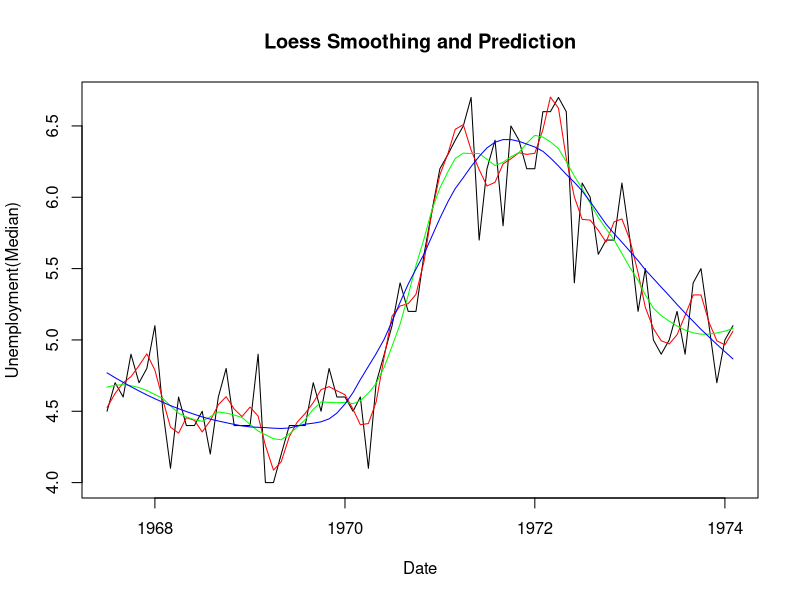
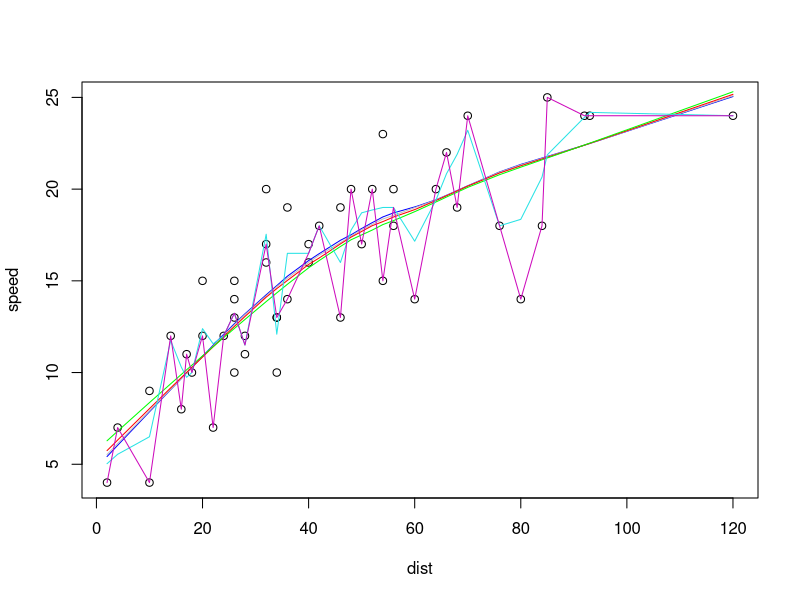
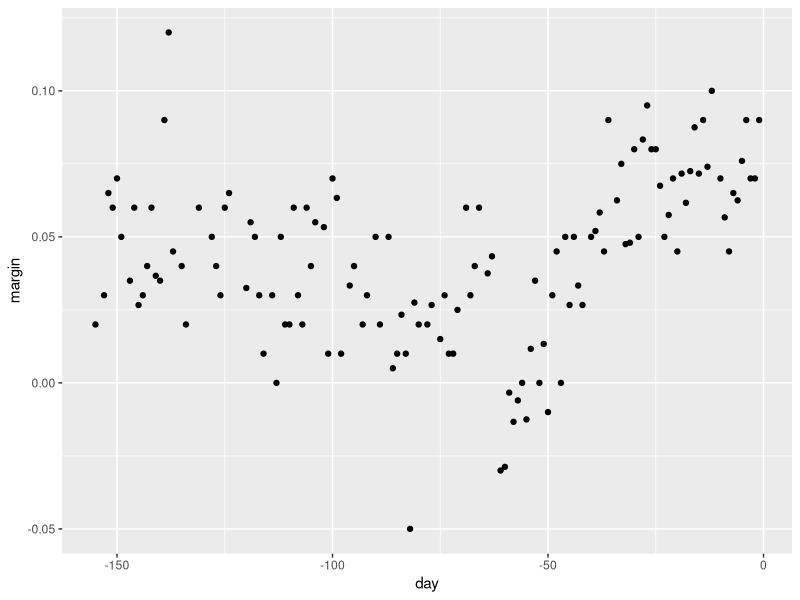

Source code (R) for these figures, in order: (Note: this script raises an error after producing the figures.)
rm(list=ls())

data(economics,package = 'ggplot2')
economics$index=1:nrow(economics)
economics=economics[1:80,]
loessMod10=loess(uempmed~index,data=economics,span=0.1)
loessMod25=loess(uempmed~index,data=economics,span=0.25)
loessMod50=loess(uempmed~index,data=economics,span=0.5)

smoothed10=predict(loessMod10)
smoothed25=predict(loessMod25)
smoothed50=predict(loessMod50)

plot(economics$uempmed,x=economics$date,type='l',
     main='Loess Smoothing and Prediction',
     xlab='Date',ylab='Unemployment(Median)')

lines(smoothed10,x=economics$date,col='red')
lines(smoothed25,x=economics$date,col='green')
lines(smoothed50,x=economics$date,col='blue')


data(cars,package = 'datasets')
str(cars)
plot(speed~dist,data=cars)

help(lowess)
lowess(cars$speed~cars$dist)
lines(lowess(cars$speed~cars$dist,f=2/3),col='blue')
lines(lowess(cars$speed~cars$dist,f=0.75),col='gray')
lines(lowess(cars$speed~cars$dist,f=0.8),col='red')
lines(lowess(cars$speed~cars$dist,f=0.9),col='green')
lines(lowess(cars$speed~cars$dist,f=0.1),col=5)
lines(lowess(cars$speed~cars$dist,f=0.01),col=6)

#https://rafalab.github.io/dsbook/smoothing.html
library(tidyverse)
library(dslabs)
data("polls_2008")
qplot(day,margin,data=polls_2008)

span=7
fit=with(polls_2008,
         ksmooth(day,margin,kernel = 'box',bandwidth = span))
polls_2008%>%mutate(smooth=fit$fitted)%>%ggplot(aes(day,margin))+
  geom_point(size=3,alpha=.5,color='grey')+
  geom_line(aes(day,smooth),color='red')

span=7
fit=with(polls_2008,
         ksmooth(day,margin,kernel = 'normal',bandwidth = span))
polls_2008%>%mutate(smooth=fit$y)%>%ggplot(aes(day,margin))+
  geom_point(size=3,alpha=.5,color='grey')+
  geom_line(aes(day,smooth),color='red')
#smoother

total_days=diff(range(polls_2008))
total_days
span=21/total_days
fit=loess(margin~day,degree=1,span=span,data=polls_2008)
polls_2008%>%mutate(smooth=fit$fitted)%>%ggplot(aes(day,margin))+
  geom_point(size=3,alpha=.5,color='grey')+
  geom_line(aes(day,smooth),color='red')

total_days=diff(range(polls_2008))
total_days
span=28/total_days
fit1=loess(margin~day,degree=1,span=span,data=polls_2008)
fit2=loess(margin~day,span=span,data=polls_2008)
polls_2008%>%mutate(smooth1=fit1$fitted,smooth2=fit2$fitted)%>%ggplot(aes(day,margin))+
  geom_point(size=3,alpha=.5,color='grey')+
  geom_line(aes(day,smooth1),color='red',lty=2)+
  geom_line(aes(day,smooth2),color='orange',lty=1)

polls_2008%>%ggplot(aes(day,margin))+
  geom_point()+
  geom_smooth()

polls_2008%>%ggplot(aes(day,margin))+
  geom_point()+
  geom_smooth(span = 0.15, method.args = list(degree=1),method='loess')
help("geom_smooth")

library(tidyverse)
library(purrr)
library(pdftools)
library(dslabs)
library(lubridate)
fn=system.file("extdata", "RD-Mortality-Report_2015-18-180531.pdf",package="dslabs")
dat <- map_df(str_split(pdf_text(fn), "\n"), function(s){
  s <- str_trim(s)
  header_index <- str_which(s, "2015")[1]
  tmp <- str_split(s[header_index], "\\s+", simplify = TRUE)
  month <- tmp[1]
  header <- tmp[-1]
  tail_index  <- str_which(s, "Total")
  n <- str_count(s, "\\d+")
  out <- c(1:header_index, which(n == 1), 
           which(n >= 28), tail_index:length(s))
  s[-out] %>%  str_remove_all("[^\\d\\s]") %>% str_trim() %>%
    str_split_fixed("\\s+", n = 6) %>% .[,1:5] %>% as_tibble() %>% 
    setNames(c("day", header)) %>%
    mutate(month = month, day = as.numeric(day)) %>%
    gather(year, deaths, -c(day, month)) %>%
    mutate(deaths = as.numeric(deaths))
}) %>%
  mutate(month = recode(month, 
                        "JAN" = 1, "FEB" = 2, "MAR" = 3, 
                        "APR" = 4, "MAY" = 5, "JUN" = 6, 
                        "JUL" = 7, "AGO" = 8, "SEP" = 9, 
                        "OCT" = 10, "NOV" = 11, "DEC" = 12)) %>%
  mutate(date = make_date(year, month, day)) %>%
  filter(date <= "2018-05-01")

library(broom)  
data("mnist_27")
mnist_27$train%>%
  glm(y~x_2,family='binomial',data=.)%>%tidy()

qplot(x_2,y,data=mnist_27$train)

library(MASS)
names(iris)
dim(iris)
head(iris)
set.seed(555)
train=sample(1:nrow(iris),nrow(iris)/2)
iris_train=iris[train,]
iris_test=iris[-train,]
help(lda)
fit1=lda(Species~.,data = iris_train)
predict1=predict(fit1,iris_train)
predict1_class=predict1$class

table1=table(predict1_class,iris_train$Species)
table1

sum(diag(table1))/sum(table1)
